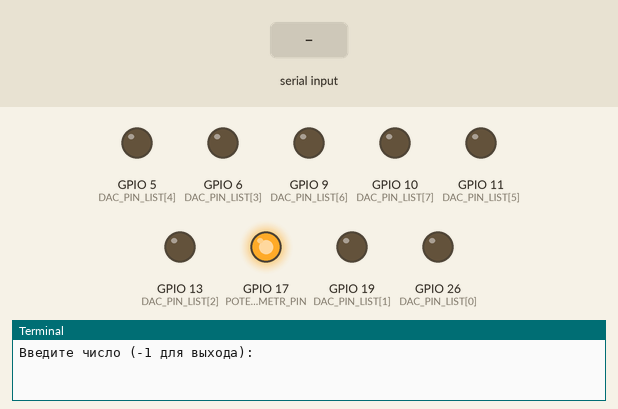
This program was run on a simulated Raspberry Pi (BCM pin numbers). Parts: output pins drawn as LEDs (lit = HIGH), the last lines printed to the terminal. The inputs (shaded band) are chosen by the test bench.

Above: at 1.2 s.
1.3 s: "1" typed at the terminal, then Enter
At 2.3 s:
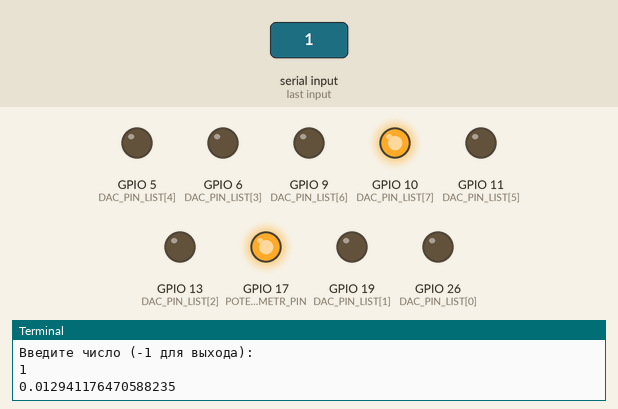
2.8 s: "5" typed at the terminal, then Enter
At 3.4 s:
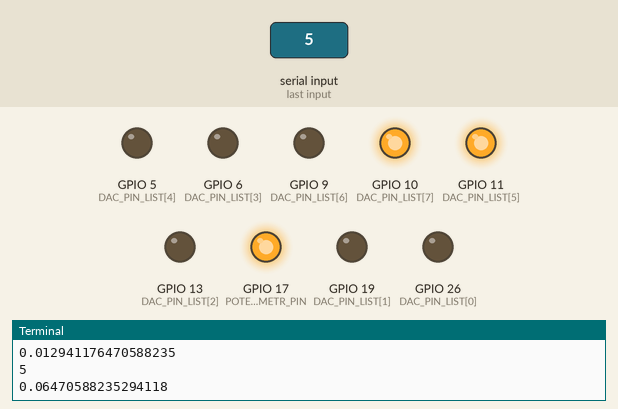
4.3 s: "90" typed at the terminal, then Enter
At 5.5 s:
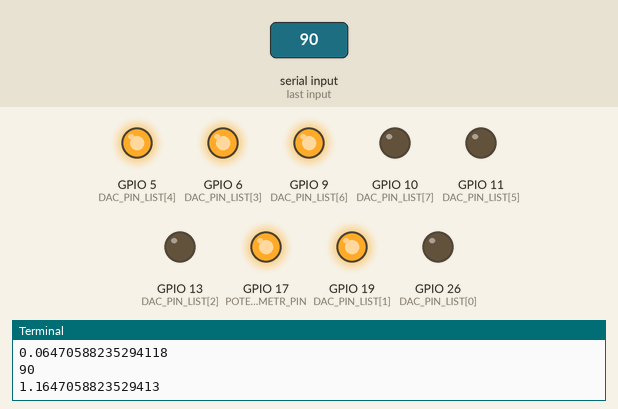
5.8 s: "200" typed at the terminal, then Enter
At 6.9 s:
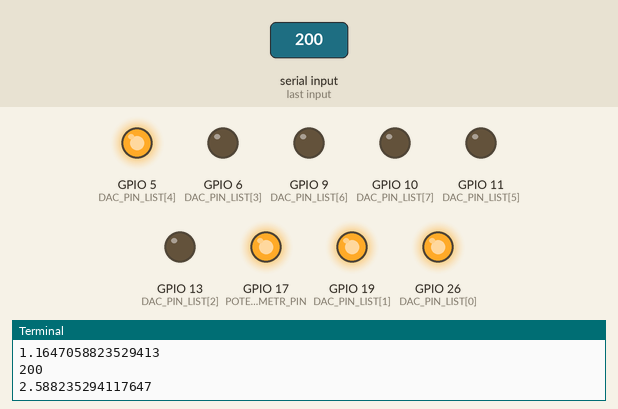
7.3 s: "0" typed at the terminal, then Enter
At 8.0 s:
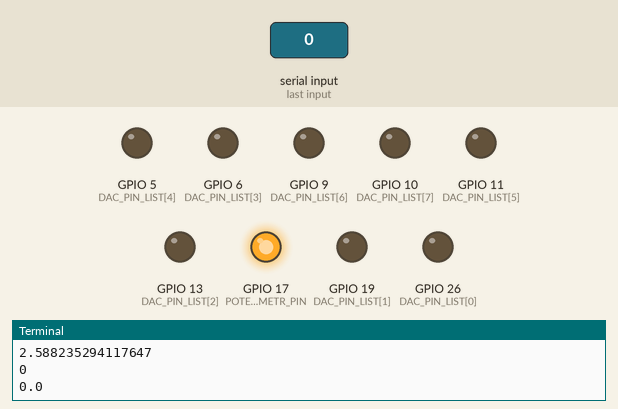
Timing chart, 0 to 9.8 s (numbered marks = the images above; inputs shaded):
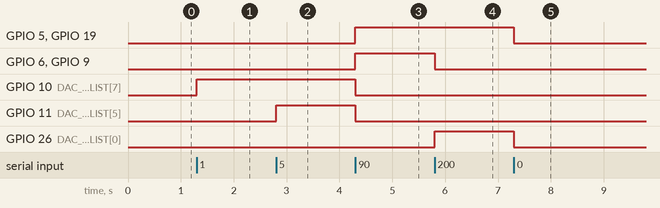

The program:

adc1.py
```python
import RPi.GPIO as GPIO
import time

GPIO.setmode (GPIO.BCM)

DAC_PIN_LIST = [26, 19, 13,  6,  5, 11,  9, 10]
POTENTIOMETR_PIN = 17

GPIO.setup (POTENTIOMETR_PIN, GPIO.OUT)
GPIO.setup (DAC_PIN_LIST, GPIO.OUT)

def decToBinList( decNumber ) :
    vector = [0, 0, 0, 0, 0, 0, 0, 0]

    for i in range (0, 8) :
        if (decNumber % 2) == 1 :
            vector [i] = 1
        decNumber = decNumber // 2

        if decNumber == 0 :
            return vector

    return vector

def num2dac( number ) :
    vector = decToBinList (number)
    GPIO.output (DAC_PIN_LIST, 0)

    for i in range (0, 8) :
        if vector[i] == 1 :
            GPIO.output (DAC_PIN_LIST [7 - i], 1)

GPIO.output (POTENTIOMETR_PIN, 1)

print ("Введите число (-1 для выхода):")

while True:
    num = int (input ())
    if num == -1:
        break

    print (3.3 * float (num) / 255)
    num2dac (num)


GPIO.output (DAC_PIN_LIST, 0)
GPIO.cleanup ()
```

Measured:
- after the input at 1.3 s, GPIO 10 (DAC_PIN_LIST[7]): LOW → HIGH at once
- after the input at 2.8 s, GPIO 11 (DAC_PIN_LIST[5]): LOW → HIGH at once
- after the input at 4.3 s, GPIO 5 (DAC_PIN_LIST[4]), GPIO 6 (DAC_PIN_LIST[3]), GPIO 9 (DAC_PIN_LIST[6]), GPIO 19 (DAC_PIN_LIST[1]): LOW → HIGH at once; GPIO 10 (DAC_PIN_LIST[7]), GPIO 11 (DAC_PIN_LIST[5]): HIGH → LOW at once
- after the input at 5.8 s, GPIO 6 (DAC_PIN_LIST[3]), GPIO 9 (DAC_PIN_LIST[6]): HIGH → LOW at once; GPIO 26 (DAC_PIN_LIST[0]): LOW → HIGH at once
- after the input at 7.3 s, GPIO 5 (DAC_PIN_LIST[4]), GPIO 19 (DAC_PIN_LIST[1]), GPIO 26 (DAC_PIN_LIST[0]): HIGH → LOW at once
